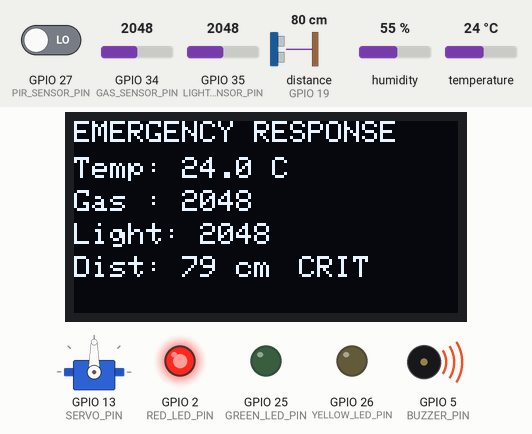
A sketch run on a simulated ESP32. Shown: servo, 128×64 one-colour display, output pins drawn as LEDs (lit = HIGH), buzzer (waves = sounding). Wiring (from diagram.json): ultrasonic range finder: trigger GPIO 18; echo GPIO 19. The inputs (shaded band) are chosen by the test bench; at power-on: GPIO 34 (GAS_SENSOR_PIN) = 2048, distance to the obstacle (sensor on GPIO 19) 80 cm, temperature 24 °C, GPIO 35 (LIGHT_SENSOR_PIN) = 2048, GPIO 27 (PIR_SENSOR_PIN) LOW, humidity 55 %. The echo pulse lasts 58.3 µs per cm; pins used as bus, display or sensor lines are not drawn; what the sketch prints to the serial monitor is not drawn.

Above: at 3.2 s.
3.3 s: GPIO 34 (GAS_SENSOR_PIN) set to 1971
At 4.6 s:
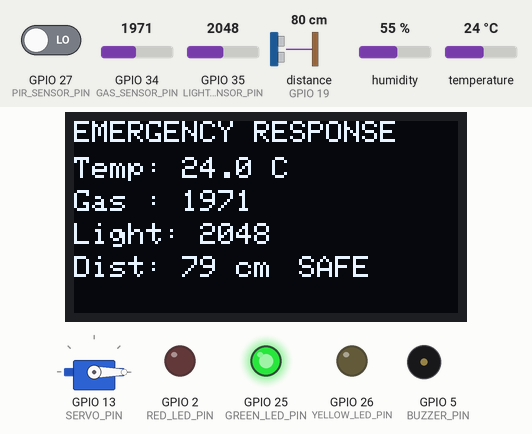
5.7 s: distance to the obstacle (sensor on GPIO 19) set to 34 cm
At 7.0 s:
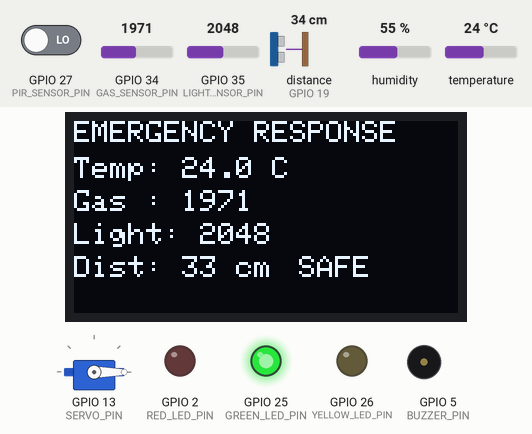
7.8 s: distance to the obstacle (sensor on GPIO 19) set to 27 cm
At 9.2 s:
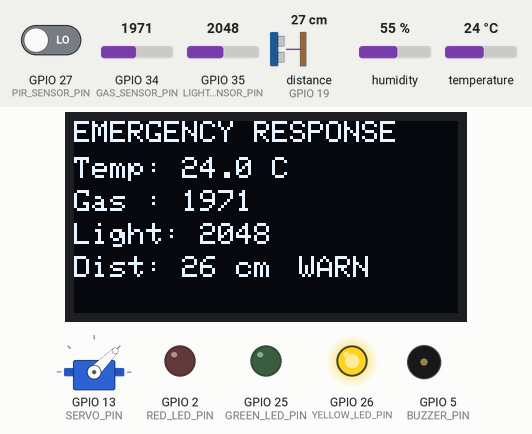
11.0 s: temperature set to 12 °C
At 13.1 s:
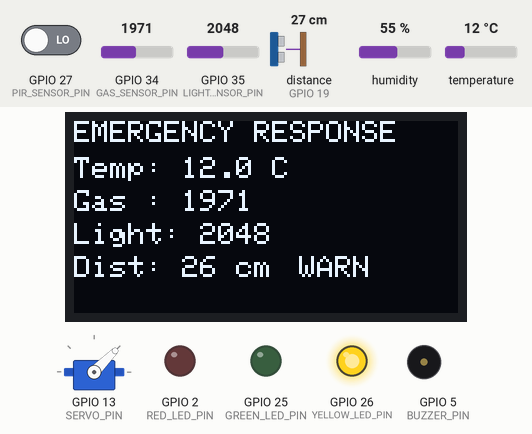
15.2 s: GPIO 35 (LIGHT_SENSOR_PIN) set to 2963
At 16.88 s:
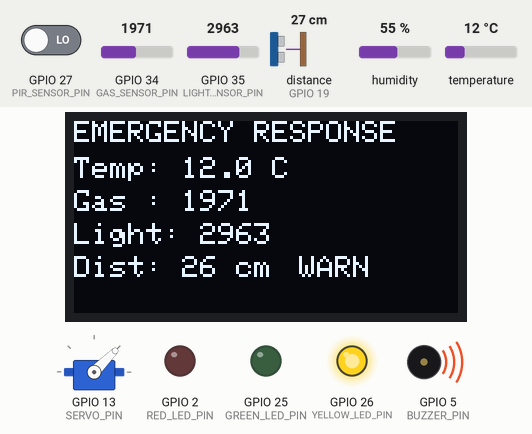
17.3 s: GPIO 35 (LIGHT_SENSOR_PIN) set to 3031
At 18.5 s:
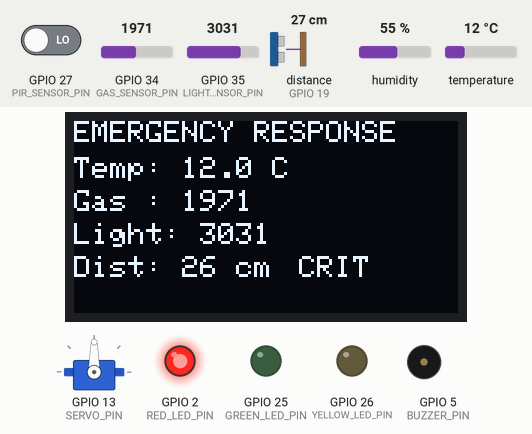
Timing chart, 0 to 21.7 s (numbered marks = the images above; inputs shaded):
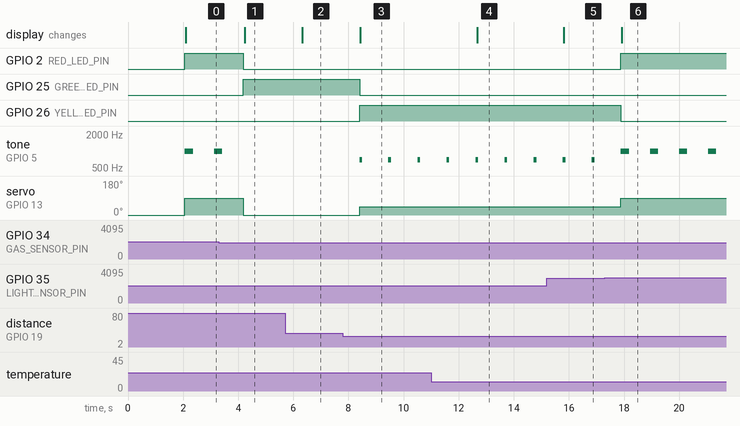

Measured:
- the behaviour switches between 2000 and 1999 on GPIO 34 (GAS_SENSOR_PIN) (found by bisection; images 0 and 1)
- the behaviour switches between 32 and 31 cm on distance to the obstacle (sensor on GPIO 19) (found by bisection; images 2 and 3)
- the behaviour switches between 2999 and 3000 on GPIO 35 (LIGHT_SENSOR_PIN) (found by bisection; images 5 and 6)
- after the input at 3.3 s, GPIO 2 (RED_LED_PIN): HIGH → LOW after 0.88 s; GPIO 25 (GREEN_LED_PIN): LOW → HIGH after 0.88 s; tone on GPIO 5 (BUZZER_PIN): goes on until 3.4 s, then stays silent; servo on GPIO 13 (SERVO_PIN): 90° → 0° after 0.88 s; the display: changes after 0.93 s (image 1)
- after the input at 5.7 s, the display: changes after 0.62 s (image 2)
- after the input at 7.8 s, GPIO 25 (GREEN_LED_PIN): HIGH → LOW after 0.60 s; GPIO 26 (YELLOW_LED_PIN): LOW → HIGH after 0.60 s; tone on GPIO 5 (BUZZER_PIN): alternates 700 Hz for 0.10 s and silent for 0.95 s, starting after 0.60 s; servo on GPIO 13 (SERVO_PIN): 0° → 45° after 0.60 s; the display: changes after 0.63 s (image 3)
- after the input at 11.0 s, the display: changes after 1.7 s (image 4)
- after the input at 15.2 s, the display: changes after 0.60 s (image 5)
- after the input at 17.3 s, GPIO 2 (RED_LED_PIN): LOW → HIGH after 0.59 s; GPIO 26 (YELLOW_LED_PIN): HIGH → LOW after 0.59 s; servo on GPIO 13 (SERVO_PIN): 45° → 90° after 0.59 s; the display: changes after 0.61 s (image 6)

The sketch:

sketch.ino
```cpp
#include <DHT.h>
#include <Wire.h>
#include <Adafruit_GFX.h>
#include <Adafruit_SSD1306.h>
#include <ESP32Servo.h>


#define DHT_PIN 4
#define DHT_TYPE DHT22

#define GAS_SENSOR_PIN 34
#define LIGHT_SENSOR_PIN 35
#define PIR_SENSOR_PIN 27

#define TRIG_PIN 18
#define ECHO_PIN 19

#define SERVO_PIN 13

#define GREEN_LED_PIN 25
#define YELLOW_LED_PIN 26
#define RED_LED_PIN 2

#define BUZZER_PIN 5

#define OLED_SDA 21
#define OLED_SCL 22

// ===================== OLED CONFIGURATION =====================

#define SCREEN_WIDTH 128
#define SCREEN_HEIGHT 64
#define OLED_ADDRESS 0x3C

Adafruit_SSD1306 display(
  SCREEN_WIDTH,
  SCREEN_HEIGHT,
  &Wire,
  -1
);

// ===================== SENSOR OBJECTS =====================

DHT dht(DHT_PIN, DHT_TYPE);
Servo emergencyServo;

// ===================== SYSTEM LIMITS =====================

// These values are for Wokwi simulation.
// They are NOT real-world safety limits.

const float HIGH_TEMPERATURE = 40.0;
const int HIGH_GAS_LEVEL = 2000;
const int FIRE_LIGHT_LEVEL = 3000;
const int CLOSE_DISTANCE = 30;

// Servo positions
const int SAFE_POSITION = 0;
const int WARNING_POSITION = 45;
const int EMERGENCY_POSITION = 90;

// ===================== SYSTEM STATES =====================

enum SystemState {
  SAFE,
  WARNING,
  CRITICAL,
  EMERGENCY
};

SystemState currentState = SAFE;

// ===================== SENSOR VARIABLES =====================

float temperature = 0;
float humidity = 0;

int gasLevel = 0;
int lightLevel = 0;
int motionDetected = 0;

long distanceCM = 0;

// ===================== SETUP =====================

void setup() {

  Serial.begin(115200);

  // Start sensors
  dht.begin();

  // Configure pins
  pinMode(PIR_SENSOR_PIN, INPUT);

  pinMode(GREEN_LED_PIN, OUTPUT);
  pinMode(YELLOW_LED_PIN, OUTPUT);
  pinMode(RED_LED_PIN, OUTPUT);

  pinMode(BUZZER_PIN, OUTPUT);

  pinMode(TRIG_PIN, OUTPUT);
  pinMode(ECHO_PIN, INPUT);

  // Start servo
  emergencyServo.attach(SERVO_PIN);
  emergencyServo.write(SAFE_POSITION);

  // Start OLED
  Wire.begin(OLED_SDA, OLED_SCL);

  if (!display.begin(
        SSD1306_SWITCHCAPVCC,
        OLED_ADDRESS
      )) {

    Serial.println("OLED initialization failed!");

    while (true) {
      delay(100);
    }
  }

  // Initial OLED screen
  showStartupScreen();

  delay(2000);
}

// ===================== MAIN LOOP =====================

void loop() {

  readAllSensors();

  currentState = calculateRiskLevel();

  controlEmergencySystem();

  updateDisplay();

  printSystemStatus();

  delay(1000);
}

// ===================== SENSOR READING =====================

void readAllSensors() {

  temperature = dht.readTemperature();
  humidity = dht.readHumidity();

  gasLevel = analogRead(GAS_SENSOR_PIN);

  lightLevel = analogRead(LIGHT_SENSOR_PIN);

  motionDetected = digitalRead(PIR_SENSOR_PIN);

  distanceCM = measureDistance();
}

// ===================== RISK CALCULATION =====================

SystemState calculateRiskLevel() {

  // Sensor failure
  if (isnan(temperature) || isnan(humidity)) {
    return CRITICAL;
  }

  bool temperatureDanger =
    temperature >= HIGH_TEMPERATURE;

  bool gasDanger =
    gasLevel >= HIGH_GAS_LEVEL;

  bool possibleFire =
    lightLevel >= FIRE_LIGHT_LEVEL;

  bool nearbyObject =
    distanceCM > 0 &&
    distanceCM <= CLOSE_DISTANCE;

  // ------------------------------------------------
  // EMERGENCY
  // ------------------------------------------------
  // Strong light + high temperature
  // is treated as a possible fire condition.

  if (possibleFire && temperatureDanger) {
    return EMERGENCY;
  }

  // Very high gas level
  if (gasDanger && temperatureDanger) {
    return EMERGENCY;
  }

  // ------------------------------------------------
  // CRITICAL
  // ------------------------------------------------

  if (possibleFire || gasDanger) {
    return CRITICAL;
  }

  // ------------------------------------------------
  // WARNING
  // ------------------------------------------------

  if (temperatureDanger || nearbyObject) {
    return WARNING;
  }

  // ------------------------------------------------
  // SAFE
  // ------------------------------------------------

  return SAFE;
}

// ===================== EMERGENCY CONTROL =====================

void controlEmergencySystem() {

  switch (currentState) {

    case SAFE:

      emergencyServo.write(SAFE_POSITION);

      digitalWrite(GREEN_LED_PIN, HIGH);
      digitalWrite(YELLOW_LED_PIN, LOW);
      digitalWrite(RED_LED_PIN, LOW);

      noTone(BUZZER_PIN);

      break;


    case WARNING:

      emergencyServo.write(WARNING_POSITION);

      digitalWrite(GREEN_LED_PIN, LOW);
      digitalWrite(YELLOW_LED_PIN, HIGH);
      digitalWrite(RED_LED_PIN, LOW);

      // Short warning beep
      tone(BUZZER_PIN, 700, 100);

      break;


    case CRITICAL:

      emergencyServo.write(EMERGENCY_POSITION);

      digitalWrite(GREEN_LED_PIN, LOW);
      digitalWrite(YELLOW_LED_PIN, LOW);
      digitalWrite(RED_LED_PIN, HIGH);

      // Faster alarm
      tone(BUZZER_PIN, 1000, 300);

      break;


    case EMERGENCY:

      emergencyServo.write(EMERGENCY_POSITION);

      digitalWrite(GREEN_LED_PIN, LOW);
      digitalWrite(YELLOW_LED_PIN, LOW);
      digitalWrite(RED_LED_PIN, HIGH);

      // Continuous emergency alarm
      tone(BUZZER_PIN, 1500);

      break;
  }
}

// ===================== DISTANCE MEASUREMENT =====================

long measureDistance() {

  digitalWrite(TRIG_PIN, LOW);
  delayMicroseconds(2);

  digitalWrite(TRIG_PIN, HIGH);
  delayMicroseconds(10);

  digitalWrite(TRIG_PIN, LOW);

  long duration = pulseIn(
    ECHO_PIN,
    HIGH,
    30000
  );

  if (duration == 0) {
    return -1;
  }

  long distance =
    duration * 0.034 / 2;

  return distance;
}

// ===================== OLED STARTUP =====================

void showStartupScreen() {

  display.clearDisplay();

  display.setTextColor(SSD1306_WHITE);

  display.setTextSize(1);

  display.setCursor(5, 5);
  display.println("AUTONOMOUS");

  display.setCursor(5, 18);
  display.println("EMERGENCY");

  display.setCursor(5, 31);
  display.println("RESPONSE SYSTEM");

  display.setCursor(5, 50);
  display.println("Initializing...");

  display.display();
}

// ===================== OLED DASHBOARD =====================

void updateDisplay() {

  display.clearDisplay();

  display.setTextColor(SSD1306_WHITE);

  display.setTextSize(1);

  display.setCursor(0, 0);
  display.println("EMERGENCY RESPONSE");

  display.setCursor(0, 12);
  display.print("Temp: ");
  display.print(temperature, 1);
  display.println(" C");

  display.setCursor(0, 23);
  display.print("Gas : ");
  display.println(gasLevel);

  display.setCursor(0, 34);
  display.print("Light: ");
  display.println(lightLevel);

  display.setCursor(0, 45);
  display.print("Dist: ");

  if (distanceCM < 0) {
    display.println("--");
  } else {
    display.print(distanceCM);
    display.println(" cm");
  }

  display.setCursor(75, 45);

  if (currentState == SAFE) {
    display.print("SAFE");
  }
  else if (currentState == WARNING) {
    display.print("WARN");
  }
  else if (currentState == CRITICAL) {
    display.print("CRIT");
  }
  else {
    display.print("ALARM");
  }

  display.display();
}

// ===================== SERIAL MONITOR =====================

void printSystemStatus() {

  Serial.println();
  Serial.println("----------------------------------------");

  Serial.println("AUTONOMOUS EMERGENCY RESPONSE SYSTEM");

  Serial.println("----------------------------------------");

  Serial.print("Temperature : ");
  Serial.print(temperature, 1);
  Serial.println(" C");

  Serial.print("Humidity    : ");
  Serial.print(humidity, 1);
  Serial.println(" %");

  Serial.print("Gas Level   : ");
  Serial.println(gasLevel);

  Serial.print("Light Level : ");
  Serial.println(lightLevel);

  Serial.print("Motion      : ");

  if (motionDetected) {
    Serial.println("DETECTED");
  } else {
    Serial.println("CLEAR");
  }

  Serial.print("Distance    : ");

  if (distanceCM < 0) {
    Serial.println("No reading");
  } else {
    Serial.print(distanceCM);
    Serial.println(" cm");
  }

  Serial.print("System State: ");

  if (currentState == SAFE) {
    Serial.println("SAFE");
  }
  else if (currentState == WARNING) {
    Serial.println("WARNING");
  }
  else if (currentState == CRITICAL) {
    Serial.println("CRITICAL");
  }
  else {
    Serial.println("EMERGENCY");
  }

  Serial.print("Servo Angle : ");

  if (currentState == SAFE) {
    Serial.println("0 degrees");
  }
  else if (currentState == WARNING) {
    Serial.println("45 degrees");
  }
  else {
    Serial.println("90 degrees");
  }

  Serial.println("----------------------------------------");
}
```
